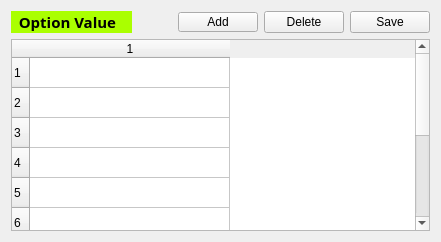
      <widget class="QWidget" name="layoutWidget">
       <layout class="QVBoxLayout" name="verticalLayout_2">
        <item>
         <layout class="QHBoxLayout" name="horizontalLayout_5">
          <item>
           <widget class="QLabel" name="label_6">
            <property name="maximumSize">
             <size>
              <width>1000</width>
              <height>16777215</height>
             </size>
            </property>
            <property name="palette">
             <palette>
              <active>
               <colorrole role="WindowText">
                <brush brushstyle="SolidPattern">
                 <color alpha="255">
                  <red>0</red>
                  <green>0</green>
                  <blue>0</blue>
                 </color>
                </brush>
               </colorrole>
               <colorrole role="Button">
                <brush brushstyle="SolidPattern">
                 <color alpha="255">
                  <red>170</red>
                  <green>255</green>
                  <blue>0</blue>
                 </color>
                </brush>
               </colorrole>
               <colorrole role="Light">
                <brush brushstyle="SolidPattern">
                 <color alpha="255">
                  <red>213</red>
                  <green>255</green>
                  <blue>127</blue>
                 </color>
                </brush>
               </colorrole>
               <colorrole role="Midlight">
                <brush brushstyle="SolidPattern">
                 <color alpha="255">
                  <red>191</red>
                  <green>255</green>
                  <blue>63</blue>
                 </color>
                </brush>
               </colorrole>
               <colorrole role="Dark">
                <brush brushstyle="SolidPattern">
                 <color alpha="255">
                  <red>85</red>
                  <green>127</green>
                  <blue>0</blue>
                 </color>
                </brush>
               </colorrole>
               <colorrole role="Mid">
                <brush brushstyle="SolidPattern">
                 <color alpha="255">
                  <red>113</red>
                  <green>170</green>
                  <blue>0</blue>
                 </color>
                </brush>
               </colorrole>
               <colorrole role="Text">
                <brush brushstyle="SolidPattern">
                 <color alpha="255">
                  <red>0</red>
                  <green>0</green>
                  <blue>0</blue>
                 </color>
                </brush>
               </colorrole>
               <colorrole role="BrightText">
                <brush brushstyle="SolidPattern">
                 <color alpha="255">
                  <red>255</red>
                  <green>255</green>
                  <blue>255</blue>
                 </color>
                </brush>
               </colorrole>
               <colorrole role="ButtonText">
                <brush brushstyle="SolidPattern">
                 <color alpha="255">
                  <red>0</red>
                  <green>0</green>
                  <blue>0</blue>
                 </color>
                </brush>
               </colorrole>
               <colorrole role="Base">
                <brush brushstyle="SolidPattern">
                 <color alpha="255">
                  <red>255</red>
                  <green>255</green>
                  <blue>255</blue>
                 </color>
                </brush>
               </colorrole>
               <colorrole role="Window">
                <brush brushstyle="SolidPattern">
                 <color alpha="255">
                  <red>170</red>
                  <green>255</green>
                  <blue>0</blue>
                 </color>
                </brush>
               </colorrole>
               <colorrole role="Shadow">
                <brush brushstyle="SolidPattern">
                 <color alpha="255">
                  <red>0</red>
                  <green>0</green>
                  <blue>0</blue>
                 </color>
                </brush>
               </colorrole>
               <colorrole role="AlternateBase">
                <brush brushstyle="SolidPattern">
                 <color alpha="255">
                  <red>212</red>
                  <green>255</green>
                  <blue>127</blue>
                 </color>
                </brush>
               </colorrole>
               <colorrole role="ToolTipBase">
                <brush brushstyle="SolidPattern">
                 <color alpha="255">
                  <red>255</red>
                  <green>255</green>
                  <blue>220</blue>
                 </color>
                </brush>
               </colorrole>
               <colorrole role="ToolTipText">
                <brush brushstyle="SolidPattern">
                 <color alpha="255">
                  <red>0</red>
                  <green>0</green>
                  <blue>0</blue>
                 </color>
                </brush>
               </colorrole>
              </active>
              <inactive>
               <colorrole role="WindowText">
                <brush brushstyle="SolidPattern">
                 <color alpha="255">
                  <red>0</red>
                  <green>0</green>
                  <blue>0</blue>
                 </color>
                </brush>
               </colorrole>
               <colorrole role="Button">
                <brush brushstyle="SolidPattern">
                 <color alpha="255">
                  <red>170</red>
                  <green>255</green>
                  <blue>0</blue>
                 </color>
                </brush>
               </colorrole>
               <colorrole role="Light">
                <brush brushstyle="SolidPattern">
                 <color alpha="255">
                  <red>213</red>
                  <green>255</green>
                  <blue>127</blue>
                 </color>
                </brush>
               </colorrole>
               <colorrole role="Midlight">
                <brush brushstyle="SolidPattern">
                 <color alpha="255">
                  <red>191</red>
                  <green>255</green>
                  <blue>63</blue>
                 </color>
                </brush>
               </colorrole>
               <colorrole role="Dark">
                <brush brushstyle="SolidPattern">
                 <color alpha="255">
                  <red>85</red>
                  <green>127</green>
                  <blue>0</blue>
                 </color>
                </brush>
               </colorrole>
               <colorrole role="Mid">
                <brush brushstyle="SolidPattern">
                 <color alpha="255">
                  <red>113</red>
                  <green>170</green>
                  <blue>0</blue>
                 </color>
                </brush>
               </colorrole>
               <colorrole role="Text">
                <brush brushstyle="SolidPattern">
                 <color alpha="255">
                  <red>0</red>
                  <green>0</green>
                  <blue>0</blue>
                 </color>
                </brush>
               </colorrole>
               <colorrole role="BrightText">
                <brush brushstyle="SolidPattern">
                 <color alpha="255">
                  <red>255</red>
                  <green>255</green>
                  <blue>255</blue>
                 </color>
                </brush>
               </colorrole>
               <colorrole role="ButtonText">
                <brush brushstyle="SolidPattern">
                 <color alpha="255">
                  <red>0</red>
                  <green>0</green>
                  <blue>0</blue>
                 </color>
                </brush>
               </colorrole>
               <colorrole role="Base">
                <brush brushstyle="SolidPattern">
                 <color alpha="255">
                  <red>255</red>
                  <green>255</green>
                  <blue>255</blue>
                 </color>
                </brush>
               </colorrole>
               <colorrole role="Window">
                <brush brushstyle="SolidPattern">
                 <color alpha="255">
                  <red>170</red>
                  <green>255</green>
                  <blue>0</blue>
                 </color>
                </brush>
               </colorrole>
               <colorrole role="Shadow">
                <brush brushstyle="SolidPattern">
                 <color alpha="255">
                  <red>0</red>
                  <green>0</green>
                  <blue>0</blue>
                 </color>
                </brush>
               </colorrole>
               <colorrole role="AlternateBase">
                <brush brushstyle="SolidPattern">
                 <color alpha="255">
                  <red>212</red>
                  <green>255</green>
                  <blue>127</blue>
                 </color>
                </brush>
               </colorrole>
               <colorrole role="ToolTipBase">
                <brush brushstyle="SolidPattern">
                 <color alpha="255">
                  <red>255</red>
                  <green>255</green>
                  <blue>220</blue>
                 </color>
                </brush>
               </colorrole>
               <colorrole role="ToolTipText">
                <brush brushstyle="SolidPattern">
                 <color alpha="255">
                  <red>0</red>
                  <green>0</green>
                  <blue>0</blue>
                 </color>
                </brush>
               </colorrole>
              </inactive>
              <disabled>
               <colorrole role="WindowText">
                <brush brushstyle="SolidPattern">
                 <color alpha="255">
                  <red>85</red>
                  <green>127</green>
                  <blue>0</blue>
                 </color>
                </brush>
               </colorrole>
               <colorrole role="Button">
                <brush brushstyle="SolidPattern">
                 <color alpha="255">
                  <red>170</red>
                  <green>255</green>
                  <blue>0</blue>
                 </color>
                </brush>
               </colorrole>
               <colorrole role="Light">
                <brush brushstyle="SolidPattern">
                 <color alpha="255">
                  <red>213</red>
                  <green>255</green>
                  <blue>127</blue>
                 </color>
                </brush>
               </colorrole>
               <colorrole role="Midlight">
                <brush brushstyle="SolidPattern">
                 <color alpha="255">
                  <red>191</red>
                  <green>255</green>
                  <blue>63</blue>
                 </color>
                </brush>
               </colorrole>
               <colorrole role="Dark">
                <brush brushstyle="SolidPattern">
                 <color alpha="255">
                  <red>85</red>
                  <green>127</green>
                  <blue>0</blue>
                 </color>
                </brush>
               </colorrole>
               <colorrole role="Mid">
                <brush brushstyle="SolidPattern">
                 <color alpha="255">
                  <red>113</red>
                  <green>170</green>
                  <blue>0</blue>
                 </color>
                </brush>
               </colorrole>
               <colorrole role="Text">
                <brush brushstyle="SolidPattern">
                 <color alpha="255">
                  <red>85</red>
                  <green>127</green>
                  <blue>0</blue>
                 </color>
                </brush>
               </colorrole>
               <colorrole role="BrightText">
                <brush brushstyle="SolidPattern">
                 <color alpha="255">
                  <red>255</red>
                  <green>255</green>
                  <blue>255</blue>
                 </color>
                </brush>
               </colorrole>
               <colorrole role="ButtonText">
                <brush brushstyle="SolidPattern">
                 <color alpha="255">
                  <red>85</red>
                  <green>127</green>
                  <blue>0</blue>
                 </color>
                </brush>
               </colorrole>
               <colorrole role="Base">
                <brush brushstyle="SolidPattern">
                 <color alpha="255">
                  <red>170</red>
                  <green>255</green>
                  <blue>0</blue>
                 </color>
                </brush>
               </colorrole>
               <colorrole role="Window">
                <brush brushstyle="SolidPattern">
                 <color alpha="255">
                  <red>170</red>
                  <green>255</green>
                  <blue>0</blue>
                 </color>
                </brush>
               </colorrole>
               <colorrole role="Shadow">
                <brush brushstyle="SolidPattern">
                 <color alpha="255">
                  <red>0</red>
                  <green>0</green>
                  <blue>0</blue>
                 </color>
                </brush>
               </colorrole>
               <colorrole role="AlternateBase">
                <brush brushstyle="SolidPattern">
                 <color alpha="255">
                  <red>170</red>
                  <green>255</green>
                  <blue>0</blue>
                 </color>
                </brush>
               </colorrole>
               <colorrole role="ToolTipBase">
                <brush brushstyle="SolidPattern">
                 <color alpha="255">
                  <red>255</red>
                  <green>255</green>
                  <blue>220</blue>
                 </color>
                </brush>
               </colorrole>
               <colorrole role="ToolTipText">
                <brush brushstyle="SolidPattern">
                 <color alpha="255">
                  <red>0</red>
                  <green>0</green>
                  <blue>0</blue>
                 </color>
                </brush>
               </colorrole>
              </disabled>
             </palette>
            </property>
            <property name="font">
             <font>
              <family>Segoe Print</family>
              <pointsize>11</pointsize>
              <weight>75</weight>
              <italic>false</italic>
              <bold>true</bold>
              <underline>false</underline>
              <stylestrategy>PreferDefault</stylestrategy>
              <kerning>true</kerning>
             </font>
            </property>
            <property name="autoFillBackground">
             <bool>true</bool>
            </property>
            <property name="text">
             <string>  Option Value    </string>
            </property>
           </widget>
          </item>
          <item>
           <layout class="QHBoxLayout" name="horizontalLayout_2">
            <item>
             <spacer name="horizontalSpacer_2">
              <property name="orientation">
               <enum>Qt::Horizontal</enum>
              </property>
              <property name="sizeHint" stdset="0">
               <size>
                <width>40</width>
                <height>20</height>
               </size>
              </property>
             </spacer>
            </item>
            <item>
             <widget class="QPushButton" name="btn_add_value">
              <property name="maximumSize">
               <size>
                <width>500</width>
                <height>20</height>
               </size>
              </property>
              <property name="text">
               <string>Add</string>
              </property>
             </widget>
            </item>
            <item>
             <widget class="QPushButton" name="btn_delete_value">
              <property name="text">
               <string>Delete</string>
              </property>
             </widget>
            </item>
            <item>
             <widget class="QPushButton" name="btn_save_option_value">
              <property name="text">
               <string>Save</string>
              </property>
             </widget>
            </item>
           </layout>
          </item>
         </layout>
        </item>
        <item>
         <widget class="QTableWidget" name="table_value">
          <property name="rowCount">
           <number>10</number>
          </property>
          <property name="columnCount">
           <number>1</number>
          </property>
          <attribute name="horizontalHeaderDefaultSectionSize">
           <number>200</number>
          </attribute>
          <row/>
          <row/>
          <row/>
          <row/>
          <row/>
          <row/>
          <row/>
          <row/>
          <row/>
          <row/>
          <column/>
         </widget>
        </item>
       </layout>
      </widget>
